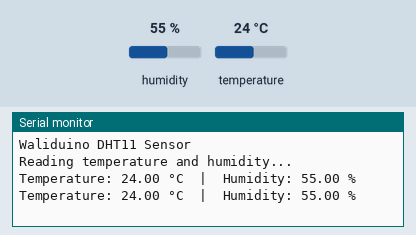
This sketch was run on a simulated Arduino Uno, built with avr-gcc and run on an emulated ATmega328P. On the bench: the last lines printed to the serial monitor. The inputs (shaded band) are chosen by the test bench; at power-on: humidity 55 %, temperature 24 °C.

Above: at 4.8 s.
4.9 s: humidity set to 22 %
At 6.5 s:
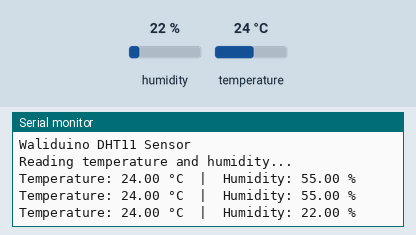
7.9 s: temperature set to 12 °C
At 8.9 s:
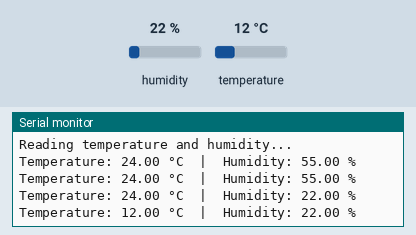
10.9 s: humidity set to 40 %
At 12.5 s:
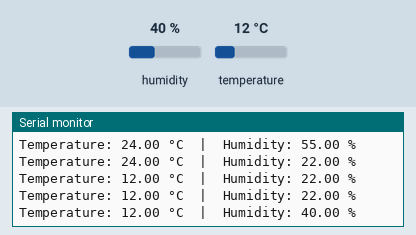
Timing chart, 0 to 14.0 s (numbered marks = the images above; inputs shaded):
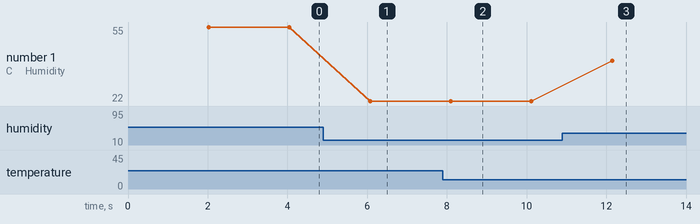

The sketch:

-read-temperature-and-humidity-with-DHT11-and-serial-monitor.ino
```cpp
#include <DHT.h>


#define DHTPIN A3      // DHT11 data pin connected to D4
#define DHTTYPE DHT11 // we use the DHT11 sensor


DHT dht(DHTPIN, DHTTYPE);
void setup() {
  Serial.begin(9600);   // start Serial Monitor at 9600 baud
  dht.begin();          // start the DHT11 sensor


  // Optional welcome text
  Serial.println("Waliduino DHT11 Sensor");
  Serial.println("Reading temperature and humidity...");
}
void loop() {
  // DHT11 is a bit slow, so we wait 2 seconds between readings
  delay(2000);


  // Read humidity (%)
  float humidity = dht.readHumidity();


  // Read temperature in Celsius (°C)
  float temperature = dht.readTemperature();


  // Check if the reading failed (returns NaN = Not a Number)
  if (isnan(humidity) || isnan(temperature)) {
    Serial.println("Error: could not read from DHT11 sensor");
    return; // skip the rest of loop
  }


  // Print the values in a nice format
  Serial.print("Temperature: ");
  Serial.print(temperature);
  Serial.print(" °C  |  Humidity: ");
  Serial.print(humidity);
  Serial.println(" %");
}
```

Measured:
- after the input at 4.9 s, the serial monitor: prints a new line after 1.2 s (image 1)
- after the input at 7.9 s, the serial monitor: prints a new line after 0.20 s (image 2)
- after the input at 10.9 s, the serial monitor: prints a new line after 1.2 s (image 3)
- plotted number 1: 55 → 22 after the input at 4.9 s, 22 → 40 after the input at 10.9 s
